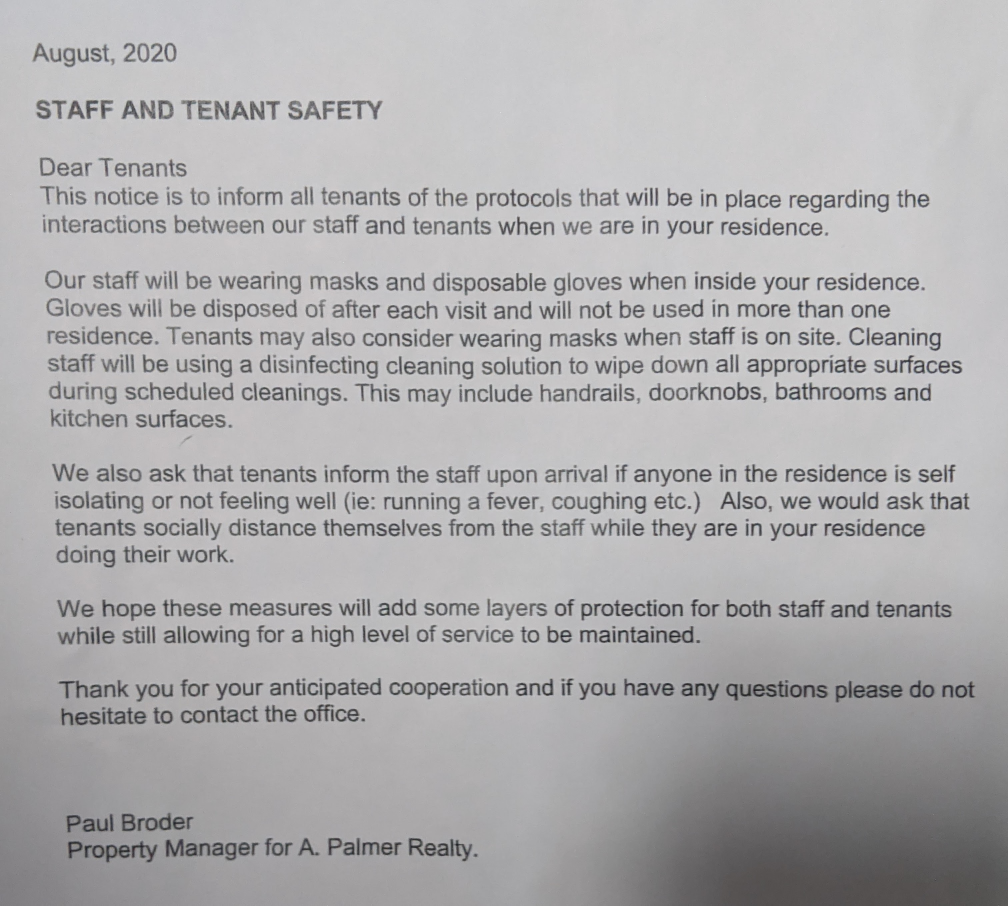
#> input picture lib/ocr/test_images/PXL_20201117_200200158.jpg, 3024 x 2716 px (shown at 1/3 size)
$ python main_test.py
#> lines starting #> are read from the running program, lines starting #| are printed output that depends on the picture; after the words box and inside, x2 and y2 are one past the last pixel; in counts of white or black regions, pixels touching at a corner belong together
#> in test_pc, img is the input picture: shape (2716, 3024, 3); mean B, G, R 175.2, 173.8, 174.8
### lib/preprocessing/paper_crop.py
import cv2
import imutils
import numpy as np
from .four_point_transform import four_point_transform
from skimage.filters import threshold_local


def crop_paper(img, show_imgs=False, edge_crop_percentage=2):
    # Keep a copy of the original image for later
#> called with show_imgs = True, edge_crop_percentage = 2
    orig = img.copy()

    # Resize the image to something smaller for easier processing
    ratio = img.shape[0] / 500.0
#> ratio = 5.43
    paper = imutils.resize(img, height=500)
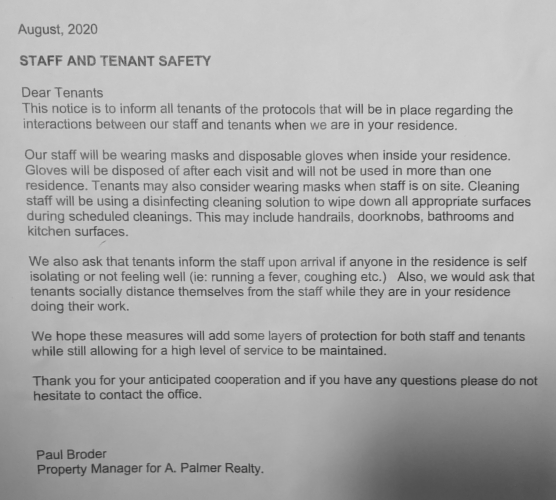
#> paper: shape (500, 556); min 38, max 210, mean 174.3

    # Thresholding

    # Get a threshold by finding the most promimnon shade in the image, which
    # we assume is the paper
    hist = cv2.calcHist([img], [0], None, [256], [0, 256])
#> hist = 256 values, max 354175 at index 202, min 0 at index 0, mean 32082.8
    # discard dark values
    minval = 100
    hist = hist[minval:]
#> hist = 156 values, max 354175 at index 102, min 1 at index 137, mean 49451.7
    threshold = np.argmax(hist) - 20 + minval
#> threshold = 182

    ret, thresh_gray = cv2.threshold(paper, threshold, 255, cv2.THRESH_BINARY)
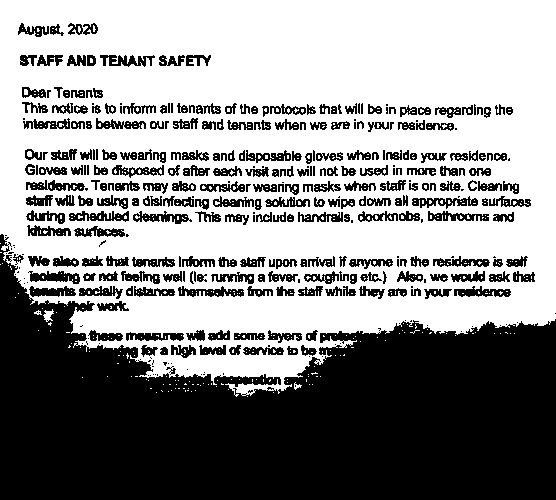
#> thresh_gray: shape (500, 556); 57.1% white; 366 black regions (95 under 20 px), largest, box (x1, y1, x2, y2) and area: (0, 234, 556, 500) 87859, (178, 286, 244, 297) 399, (28, 271, 80, 284) 398
#> ret = 182

    # Show the original image and the edge detected image
    if show_imgs:
        cv2.imshow("Image", thresh_gray)
        cv2.waitKey(0)
        cv2.destroyAllWindows()

    cv2.imwrite(
        f"debug/firstThreshold.jpg",
        cv2.cvtColor(thresh_gray, cv2.COLOR_RGB2BGR),
    )

    # Find the contours in the edged image
    contours = cv2.findContours(
        thresh_gray, cv2.RETR_EXTERNAL, cv2.CHAIN_APPROX_NONE
    )[0]
#> contours = 122 contours, 120 with area under 20; largest, box (x1, y1, x2, y2) and area: (0, 0, 556, 397) 188582, (43, 309, 54, 322) 58

    paper_contour = []
    max_area = 0

    for c in contours:
        # Turn the contours into polygons
        peri = cv2.arcLength(c, True)
        countour_poly = cv2.approxPolyDP(c, 0.02 * peri, True)

        # compute the area of the polygon
        area = cv2.contourArea(countour_poly)

        # Turn those polygons into boxes bounding those polygons. This is
        # needed as usually the polygon encompassing the paper isn't rectangular
        rect = cv2.minAreaRect(countour_poly)
        box = cv2.boxPoints(rect)
        box = np.int0(box)
        if show_imgs:
            cv2.drawContours(paper, [box], 0, (255, 255, 255), 2)

        # Draw the countours for potential debugging
        if area > max_area:
            # we consider the bounding box encompassing the polygon with the
            # largest area to be the paper
            paper_contour = box
#> this loop made 122 passes
#> (peri, area, rect, paper_contour) on pass 31: (26.97, 21, ((296.4, 386.2), (6.26, 7.16), -63.43), [[298, 390], [291, 387], [294, 381], [301, 385]])
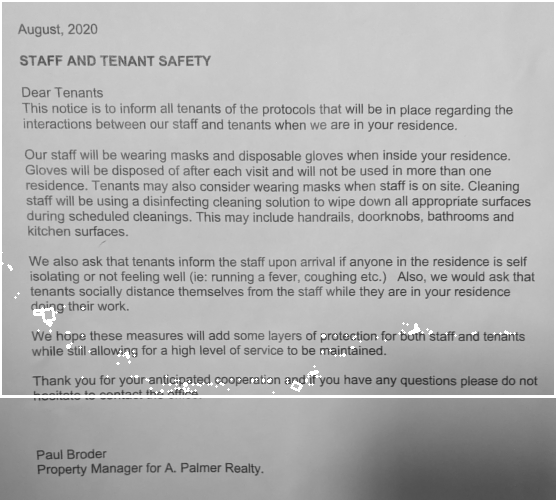
#> paper: shape (500, 556); 1.98% of pixels changed, all inside (x1, y1, x2, y2) = (0, 0, 556, 398)

    # get bounding box of the paper contour

    # show the contour (outline) of the piece of paper
    if show_imgs:
        cv2.imshow("paper", paper)
        cv2.waitKey(0)
        cv2.destroyAllWindows()

    # save the progress
    cv2.imwrite(f"debug/progress.jpg", cv2.cvtColor(paper, cv2.COLOR_RGB2BGR))

    # apply the four point transform to obtain a top-down
    # view of the original image
    try:
        warped = four_point_transform(
            orig, paper_contour.reshape(4, 2) * ratio
        )
    except:
        print("Image is already scanned properly")
        warped = orig

    # Show the original and scanned images
    if show_imgs:
        cv2.imshow("Original", imutils.resize(orig, height=650))
        cv2.imshow("Scanned", imutils.resize(warped, height=650))
        cv2.waitKey(0)
        cv2.destroyAllWindows()

    # Crop image for no bleeding on edges
    w, h = warped.shape
    crop_pixel_width = int(edge_crop_percentage / 100 * w)
    crop_pixel_height = int(edge_crop_percentage / 100 * h)

    result_img = warped[
        crop_pixel_height : h - crop_pixel_height,
        crop_pixel_width : w - crop_pixel_width,
    ]

    # if debugging is on, save the image for proper viewing
    if show_imgs:
        cv2.imshow("result_img.jpg", result_img)
        cv2.waitKey(0)
        cv2.destroyAllWindows()

    cv2.imwrite(
        f"debug/result_img.jpg", cv2.cvtColor(result_img, cv2.COLOR_RGB2BGR)
    )

    return result_img


# [111 lines left out: function find_lines, not called in this run]


def get_lines_from_img(img, display_img=False):
    # convert image to grey if needed
    if len(img.shape) == 3:
        img = cv2.cvtColor(img, cv2.COLOR_BGR2GRAY)

    # crop out the paper
    cropped = crop_paper(img, show_imgs=display_img)

    # get the lines
    lines = find_lines(cropped, show_imgs=display_img)

    return lines

### lib/ocr/tesseract_ocr.py
from pytesseract import pytesseract, get_tesseract_version, image_to_string
import time


class OCR:
    def __init__(
        self,
        custom_config=r"--oem 3 --psm 6",
        tesseract_path="",
        verbose=False,
    ):
        self.custom_config = custom_config
        self.tesseract_path = tesseract_path

        # set up tesseract
        if tesseract_path != "":
            pytesseract.tesseract_cmd = tesseract_path

        if verbose:
            print("Tesseract version:", get_tesseract_version())

        return

    # [11 lines left out: function get_text, not called in this run]

### lib/speech/text_to_speech.py
import pyttsx3


class TextToSpeech:
    def __init__(
        self,
    ):
        self.speech_engine = pyttsx3.init()

    # [17 lines left out: functions say, hard_coded_text_test, not called in this run]


# [3 lines that do not run on import are left out]

### main_test.py
import cv2
from lib.ocr.tesseract_ocr import OCR
from lib.preprocessing.paper_crop import get_lines_from_img


def test_pc():
    from lib.speech.text_to_speech import TextToSpeech

    ocr = OCR(tesseract_path="C:\\Program Files\\Tesseract-OCR\\tesseract.exe")
    tts = TextToSpeech()

    img = cv2.imread("lib/ocr/test_images/PXL_20201117_200200158.jpg")
    # img = cv2.imread("lib/camera/img_saves/5.jpg")
    lines = get_lines_from_img(img, display_img=True)
    for line in lines:
        text = ocr.get_text(line)
        print(text)
        tts.say(text)
    return


def test():
    ocr = OCR()
    img = cv2.imread("lib/camera/img_saves/5.jpg")
    lines = get_lines_from_img(img)
    for line in lines:
        text = ocr.get_text(line)
        print(text)


if __name__ == "__main__":
    test_pc()
#> (the call stopped at in crop_paper, `warped = four_point_transform( orig, paper_contour.reshape(4, 2) * rat..`: lib is not available in this run)
